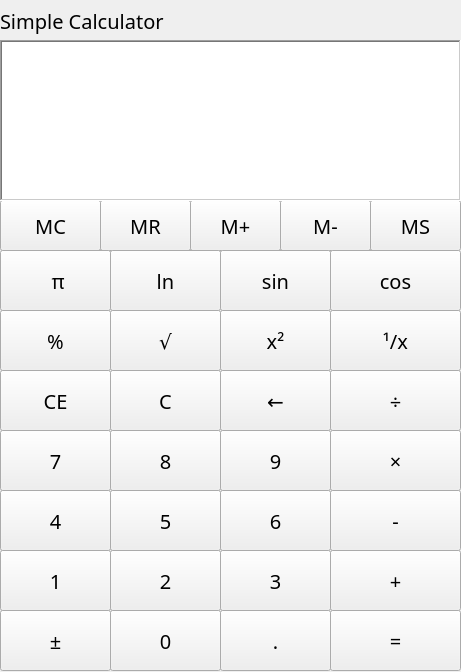
<?xml version="1.0" encoding="UTF-8"?>
<ui version="4.0">
 <class>Calculator</class>
 <widget class="QWidget" name="Calculator">
  <property name="windowModality">
   <enum>Qt::WindowModal</enum>
  </property>
  <property name="geometry">
   <rect>
    <x>0</x>
    <y>0</y>
    <width>461</width>
    <height>672</height>
   </rect>
  </property>
  <property name="font">
   <font>
    <family>Adobe Arabic</family>
    <weight>50</weight>
    <italic>false</italic>
    <bold>false</bold>
    <underline>false</underline>
   </font>
  </property>
  <property name="mouseTracking">
   <bool>true</bool>
  </property>
  <property name="windowTitle">
   <string>Form</string>
  </property>
  <widget class="QPushButton" name="pushButton_MC">
   <property name="geometry">
    <rect>
     <x>0</x>
     <y>200</y>
     <width>101</width>
     <height>51</height>
    </rect>
   </property>
   <property name="maximumSize">
    <size>
     <width>131</width>
     <height>61</height>
    </size>
   </property>
   <property name="font">
    <font>
     <family>微软雅黑</family>
     <pointsize>15</pointsize>
    </font>
   </property>
   <property name="text">
    <string>MC</string>
   </property>
  </widget>
  <widget class="QPushButton" name="pushButton_MR">
   <property name="geometry">
    <rect>
     <x>100</x>
     <y>200</y>
     <width>91</width>
     <height>51</height>
    </rect>
   </property>
   <property name="maximumSize">
    <size>
     <width>131</width>
     <height>61</height>
    </size>
   </property>
   <property name="font">
    <font>
     <family>微软雅黑</family>
     <pointsize>15</pointsize>
    </font>
   </property>
   <property name="text">
    <string>MR</string>
   </property>
  </widget>
  <widget class="QPushButton" name="pushButton_M_Substract">
   <property name="geometry">
    <rect>
     <x>280</x>
     <y>200</y>
     <width>91</width>
     <height>51</height>
    </rect>
   </property>
   <property name="maximumSize">
    <size>
     <width>131</width>
     <height>61</height>
    </size>
   </property>
   <property name="font">
    <font>
     <family>微软雅黑</family>
     <pointsize>15</pointsize>
    </font>
   </property>
   <property name="text">
    <string>M-</string>
   </property>
  </widget>
  <widget class="QPushButton" name="pushButton_M_Plus">
   <property name="geometry">
    <rect>
     <x>190</x>
     <y>200</y>
     <width>91</width>
     <height>51</height>
    </rect>
   </property>
   <property name="maximumSize">
    <size>
     <width>131</width>
     <height>61</height>
    </size>
   </property>
   <property name="font">
    <font>
     <family>微软雅黑</family>
     <pointsize>15</pointsize>
    </font>
   </property>
   <property name="text">
    <string>M+</string>
   </property>
  </widget>
  <widget class="QPushButton" name="pushButton_MS">
   <property name="geometry">
    <rect>
     <x>370</x>
     <y>200</y>
     <width>91</width>
     <height>51</height>
    </rect>
   </property>
   <property name="maximumSize">
    <size>
     <width>131</width>
     <height>61</height>
    </size>
   </property>
   <property name="font">
    <font>
     <family>微软雅黑</family>
     <pointsize>15</pointsize>
    </font>
   </property>
   <property name="text">
    <string>MS</string>
   </property>
  </widget>
  <widget class="QPushButton" name="pushButton_CE">
   <property name="geometry">
    <rect>
     <x>0</x>
     <y>370</y>
     <width>111</width>
     <height>61</height>
    </rect>
   </property>
   <property name="maximumSize">
    <size>
     <width>131</width>
     <height>61</height>
    </size>
   </property>
   <property name="font">
    <font>
     <family>微软雅黑</family>
     <pointsize>15</pointsize>
    </font>
   </property>
   <property name="text">
    <string>CE</string>
   </property>
  </widget>
  <widget class="QPushButton" name="pushButton_C">
   <property name="geometry">
    <rect>
     <x>110</x>
     <y>370</y>
     <width>111</width>
     <height>61</height>
    </rect>
   </property>
   <property name="maximumSize">
    <size>
     <width>131</width>
     <height>61</height>
    </size>
   </property>
   <property name="font">
    <font>
     <family>微软雅黑</family>
     <pointsize>15</pointsize>
    </font>
   </property>
   <property name="text">
    <string>C</string>
   </property>
  </widget>
  <widget class="QPushButton" name="pushButton_Backspace">
   <property name="geometry">
    <rect>
     <x>220</x>
     <y>370</y>
     <width>111</width>
     <height>61</height>
    </rect>
   </property>
   <property name="maximumSize">
    <size>
     <width>131</width>
     <height>61</height>
    </size>
   </property>
   <property name="font">
    <font>
     <family>微软雅黑</family>
     <pointsize>15</pointsize>
    </font>
   </property>
   <property name="text">
    <string>←</string>
   </property>
  </widget>
  <widget class="QPushButton" name="pushButton_Divide">
   <property name="geometry">
    <rect>
     <x>330</x>
     <y>370</y>
     <width>131</width>
     <height>61</height>
    </rect>
   </property>
   <property name="maximumSize">
    <size>
     <width>131</width>
     <height>61</height>
    </size>
   </property>
   <property name="font">
    <font>
     <family>微软雅黑</family>
     <pointsize>15</pointsize>
    </font>
   </property>
   <property name="text">
    <string>÷</string>
   </property>
  </widget>
  <widget class="QPushButton" name="pushButton_7">
   <property name="geometry">
    <rect>
     <x>0</x>
     <y>430</y>
     <width>111</width>
     <height>61</height>
    </rect>
   </property>
   <property name="maximumSize">
    <size>
     <width>131</width>
     <height>61</height>
    </size>
   </property>
   <property name="font">
    <font>
     <family>微软雅黑</family>
     <pointsize>15</pointsize>
    </font>
   </property>
   <property name="text">
    <string>7</string>
   </property>
  </widget>
  <widget class="QPushButton" name="pushButton_5">
   <property name="geometry">
    <rect>
     <x>110</x>
     <y>490</y>
     <width>111</width>
     <height>61</height>
    </rect>
   </property>
   <property name="maximumSize">
    <size>
     <width>131</width>
     <height>61</height>
    </size>
   </property>
   <property name="font">
    <font>
     <family>微软雅黑</family>
     <pointsize>15</pointsize>
    </font>
   </property>
   <property name="text">
    <string>5</string>
   </property>
  </widget>
  <widget class="QPushButton" name="pushButton_4">
   <property name="geometry">
    <rect>
     <x>0</x>
     <y>490</y>
     <width>111</width>
     <height>61</height>
    </rect>
   </property>
   <property name="maximumSize">
    <size>
     <width>131</width>
     <height>61</height>
    </size>
   </property>
   <property name="font">
    <font>
     <family>微软雅黑</family>
     <pointsize>15</pointsize>
    </font>
   </property>
   <property name="text">
    <string>4</string>
   </property>
  </widget>
  <widget class="QPushButton" name="pushButton_Opposite">
   <property name="geometry">
    <rect>
     <x>0</x>
     <y>610</y>
     <width>111</width>
     <height>61</height>
    </rect>
   </property>
   <property name="maximumSize">
    <size>
     <width>131</width>
     <height>61</height>
    </size>
   </property>
   <property name="font">
    <font>
     <family>微软雅黑</family>
     <pointsize>15</pointsize>
    </font>
   </property>
   <property name="text">
    <string>±</string>
   </property>
  </widget>
  <widget class="QPushButton" name="pushButton_1">
   <property name="geometry">
    <rect>
     <x>0</x>
     <y>550</y>
     <width>111</width>
     <height>61</height>
    </rect>
   </property>
   <property name="maximumSize">
    <size>
     <width>131</width>
     <height>61</height>
    </size>
   </property>
   <property name="font">
    <font>
     <family>微软雅黑</family>
     <pointsize>15</pointsize>
    </font>
   </property>
   <property name="text">
    <string>1</string>
   </property>
  </widget>
  <widget class="QPushButton" name="pushButton_8">
   <property name="geometry">
    <rect>
     <x>110</x>
     <y>430</y>
     <width>111</width>
     <height>61</height>
    </rect>
   </property>
   <property name="maximumSize">
    <size>
     <width>131</width>
     <height>61</height>
    </size>
   </property>
   <property name="font">
    <font>
     <family>微软雅黑</family>
     <pointsize>15</pointsize>
    </font>
   </property>
   <property name="text">
    <string>8</string>
   </property>
  </widget>
  <widget class="QPushButton" name="pushButton_2">
   <property name="geometry">
    <rect>
     <x>110</x>
     <y>550</y>
     <width>111</width>
     <height>61</height>
    </rect>
   </property>
   <property name="maximumSize">
    <size>
     <width>131</width>
     <height>61</height>
    </size>
   </property>
   <property name="font">
    <font>
     <family>微软雅黑</family>
     <pointsize>15</pointsize>
    </font>
   </property>
   <property name="text">
    <string>2</string>
   </property>
  </widget>
  <widget class="QPushButton" name="pushButton_0">
   <property name="geometry">
    <rect>
     <x>110</x>
     <y>610</y>
     <width>111</width>
     <height>61</height>
    </rect>
   </property>
   <property name="maximumSize">
    <size>
     <width>131</width>
     <height>61</height>
    </size>
   </property>
   <property name="font">
    <font>
     <family>微软雅黑</family>
     <pointsize>15</pointsize>
    </font>
   </property>
   <property name="text">
    <string>0</string>
   </property>
  </widget>
  <widget class="QPushButton" name="pushButton_9">
   <property name="geometry">
    <rect>
     <x>220</x>
     <y>430</y>
     <width>111</width>
     <height>61</height>
    </rect>
   </property>
   <property name="maximumSize">
    <size>
     <width>131</width>
     <height>61</height>
    </size>
   </property>
   <property name="font">
    <font>
     <family>微软雅黑</family>
     <pointsize>15</pointsize>
    </font>
   </property>
   <property name="text">
    <string>9</string>
   </property>
  </widget>
  <widget class="QPushButton" name="pushButton_6">
   <property name="geometry">
    <rect>
     <x>220</x>
     <y>490</y>
     <width>111</width>
     <height>61</height>
    </rect>
   </property>
   <property name="maximumSize">
    <size>
     <width>131</width>
     <height>61</height>
    </size>
   </property>
   <property name="font">
    <font>
     <family>微软雅黑</family>
     <pointsize>15</pointsize>
    </font>
   </property>
   <property name="text">
    <string>6</string>
   </property>
  </widget>
  <widget class="QPushButton" name="pushButton_3">
   <property name="geometry">
    <rect>
     <x>220</x>
     <y>550</y>
     <width>111</width>
     <height>61</height>
    </rect>
   </property>
   <property name="maximumSize">
    <size>
     <width>131</width>
     <height>61</height>
    </size>
   </property>
   <property name="font">
    <font>
     <family>微软雅黑</family>
     <pointsize>15</pointsize>
    </font>
   </property>
   <property name="text">
    <string>3</string>
   </property>
  </widget>
  <widget class="QPushButton" name="pushButton_Point">
   <property name="geometry">
    <rect>
     <x>220</x>
     <y>610</y>
     <width>111</width>
     <height>61</height>
    </rect>
   </property>
   <property name="maximumSize">
    <size>
     <width>131</width>
     <height>61</height>
    </size>
   </property>
   <property name="font">
    <font>
     <family>微软雅黑</family>
     <pointsize>15</pointsize>
    </font>
   </property>
   <property name="text">
    <string>.</string>
   </property>
  </widget>
  <widget class="QPushButton" name="pushButton_Multiply">
   <property name="geometry">
    <rect>
     <x>330</x>
     <y>430</y>
     <width>131</width>
     <height>61</height>
    </rect>
   </property>
   <property name="maximumSize">
    <size>
     <width>131</width>
     <height>61</height>
    </size>
   </property>
   <property name="font">
    <font>
     <family>微软雅黑</family>
     <pointsize>15</pointsize>
    </font>
   </property>
   <property name="contextMenuPolicy">
    <enum>Qt::NoContextMenu</enum>
   </property>
   <property name="text">
    <string>×</string>
   </property>
  </widget>
  <widget class="QPushButton" name="pushButton_Substract">
   <property name="geometry">
    <rect>
     <x>330</x>
     <y>490</y>
     <width>131</width>
     <height>61</height>
    </rect>
   </property>
   <property name="maximumSize">
    <size>
     <width>131</width>
     <height>61</height>
    </size>
   </property>
   <property name="font">
    <font>
     <family>微软雅黑</family>
     <pointsize>15</pointsize>
    </font>
   </property>
   <property name="text">
    <string>-</string>
   </property>
  </widget>
  <widget class="QPushButton" name="pushButton_Plus">
   <property name="geometry">
    <rect>
     <x>330</x>
     <y>550</y>
     <width>131</width>
     <height>61</height>
    </rect>
   </property>
   <property name="maximumSize">
    <size>
     <width>131</width>
     <height>61</height>
    </size>
   </property>
   <property name="font">
    <font>
     <family>微软雅黑</family>
     <pointsize>15</pointsize>
    </font>
   </property>
   <property name="text">
    <string>+</string>
   </property>
  </widget>
  <widget class="QPushButton" name="pushButton_Equal">
   <property name="geometry">
    <rect>
     <x>330</x>
     <y>610</y>
     <width>131</width>
     <height>61</height>
    </rect>
   </property>
   <property name="maximumSize">
    <size>
     <width>131</width>
     <height>61</height>
    </size>
   </property>
   <property name="font">
    <font>
     <family>微软雅黑</family>
     <pointsize>15</pointsize>
    </font>
   </property>
   <property name="text">
    <string>=</string>
   </property>
  </widget>
  <widget class="QLabel" name="label">
   <property name="geometry">
    <rect>
     <x>0</x>
     <y>0</y>
     <width>461</width>
     <height>41</height>
    </rect>
   </property>
   <property name="font">
    <font>
     <family>Adobe Caslon Pro</family>
     <pointsize>15</pointsize>
    </font>
   </property>
   <property name="text">
    <string>Simple Calculator</string>
   </property>
  </widget>
  <widget class="QPushButton" name="pushButton_Square">
   <property name="geometry">
    <rect>
     <x>220</x>
     <y>310</y>
     <width>111</width>
     <height>61</height>
    </rect>
   </property>
   <property name="maximumSize">
    <size>
     <width>131</width>
     <height>61</height>
    </size>
   </property>
   <property name="font">
    <font>
     <family>微软雅黑</family>
     <pointsize>15</pointsize>
    </font>
   </property>
   <property name="text">
    <string>x²</string>
   </property>
  </widget>
  <widget class="QPushButton" name="pushButton_Evolution">
   <property name="geometry">
    <rect>
     <x>110</x>
     <y>310</y>
     <width>111</width>
     <height>61</height>
    </rect>
   </property>
   <property name="maximumSize">
    <size>
     <width>131</width>
     <height>61</height>
    </size>
   </property>
   <property name="font">
    <font>
     <family>微软雅黑</family>
     <pointsize>15</pointsize>
    </font>
   </property>
   <property name="text">
    <string>√</string>
   </property>
  </widget>
  <widget class="QPushButton" name="pushButton_Module">
   <property name="geometry">
    <rect>
     <x>0</x>
     <y>310</y>
     <width>111</width>
     <height>61</height>
    </rect>
   </property>
   <property name="maximumSize">
    <size>
     <width>131</width>
     <height>61</height>
    </size>
   </property>
   <property name="font">
    <font>
     <family>微软雅黑</family>
     <pointsize>15</pointsize>
    </font>
   </property>
   <property name="text">
    <string>%</string>
   </property>
  </widget>
  <widget class="QPushButton" name="pushButton_Reciprocal">
   <property name="geometry">
    <rect>
     <x>330</x>
     <y>310</y>
     <width>131</width>
     <height>61</height>
    </rect>
   </property>
   <property name="maximumSize">
    <size>
     <width>131</width>
     <height>61</height>
    </size>
   </property>
   <property name="font">
    <font>
     <family>微软雅黑</family>
     <pointsize>15</pointsize>
    </font>
   </property>
   <property name="text">
    <string>¹/x</string>
   </property>
  </widget>
  <widget class="QPlainTextEdit" name="plainTextEdit">
   <property name="geometry">
    <rect>
     <x>0</x>
     <y>40</y>
     <width>461</width>
     <height>161</height>
    </rect>
   </property>
   <property name="maximumSize">
    <size>
     <width>461</width>
     <height>161</height>
    </size>
   </property>
   <property name="font">
    <font>
     <family>Adobe Garamond Pro</family>
     <pointsize>25</pointsize>
     <italic>false</italic>
     <underline>false</underline>
     <stylestrategy>PreferDefault</stylestrategy>
     <kerning>false</kerning>
    </font>
   </property>
   <property name="focusPolicy">
    <enum>Qt::NoFocus</enum>
   </property>
   <property name="contextMenuPolicy">
    <enum>Qt::DefaultContextMenu</enum>
   </property>
   <property name="layoutDirection">
    <enum>Qt::LeftToRight</enum>
   </property>
   <property name="autoFillBackground">
    <bool>false</bool>
   </property>
   <property name="frameShape">
    <enum>QFrame::WinPanel</enum>
   </property>
   <property name="tabChangesFocus">
    <bool>false</bool>
   </property>
   <property name="lineWrapMode">
    <enum>QPlainTextEdit::WidgetWidth</enum>
   </property>
   <property name="plainText">
    <string notr="true"/>
   </property>
   <property name="centerOnScroll">
    <bool>false</bool>
   </property>
  </widget>
  <widget class="QPushButton" name="pushButton_Pi">
   <property name="geometry">
    <rect>
     <x>0</x>
     <y>250</y>
     <width>111</width>
     <height>61</height>
    </rect>
   </property>
   <property name="maximumSize">
    <size>
     <width>131</width>
     <height>61</height>
    </size>
   </property>
   <property name="font">
    <font>
     <family>微软雅黑</family>
     <pointsize>15</pointsize>
    </font>
   </property>
   <property name="text">
    <string> π</string>
   </property>
  </widget>
  <widget class="QPushButton" name="pushButton_Ln">
   <property name="geometry">
    <rect>
     <x>110</x>
     <y>250</y>
     <width>111</width>
     <height>61</height>
    </rect>
   </property>
   <property name="maximumSize">
    <size>
     <width>131</width>
     <height>61</height>
    </size>
   </property>
   <property name="font">
    <font>
     <family>微软雅黑</family>
     <pointsize>15</pointsize>
    </font>
   </property>
   <property name="text">
    <string>ln</string>
   </property>
  </widget>
  <widget class="QPushButton" name="pushButton_Sin">
   <property name="geometry">
    <rect>
     <x>220</x>
     <y>250</y>
     <width>111</width>
     <height>61</height>
    </rect>
   </property>
   <property name="maximumSize">
    <size>
     <width>131</width>
     <height>61</height>
    </size>
   </property>
   <property name="font">
    <font>
     <family>微软雅黑</family>
     <pointsize>15</pointsize>
    </font>
   </property>
   <property name="text">
    <string>sin</string>
   </property>
  </widget>
  <widget class="QPushButton" name="pushButton_Cos">
   <property name="geometry">
    <rect>
     <x>330</x>
     <y>250</y>
     <width>131</width>
     <height>61</height>
    </rect>
   </property>
   <property name="maximumSize">
    <size>
     <width>131</width>
     <height>61</height>
    </size>
   </property>
   <property name="font">
    <font>
     <family>微软雅黑</family>
     <pointsize>15</pointsize>
    </font>
   </property>
   <property name="text">
    <string>cos</string>
   </property>
  </widget>
 </widget>
 <resources>
  <include location="resource.qrc"/>
 </resources>
 <connections/>
</ui>
